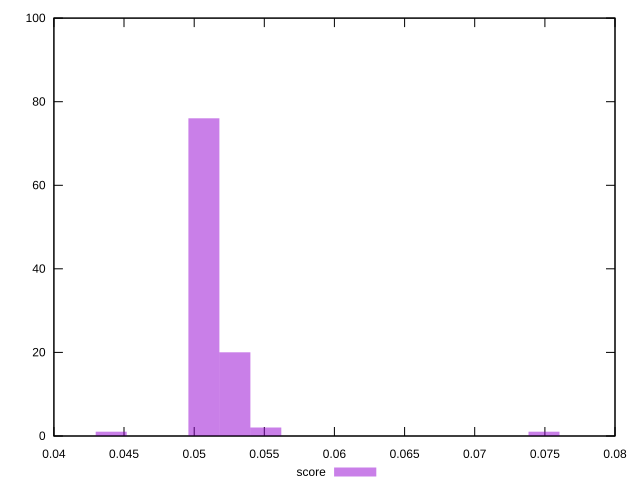

Here is the gnuplot script that generated this plot:
reset
set terminal svg size 640, 490
set output "reprap/unused-javascript/samples/pages+cached/score/histogram.svg"

$score <<EOF
0.07493691892304565 1
0.052896648651561635 20
0.04408054054296803 1
0.05069262162441324 76
0.055100675678710034 2
EOF

set key outside below
set boxwidth 0.0022040270271484015
set yrange [0:100]
set style fill transparent solid 0.5 noborder

plot \
  $score title "score" with boxes, \


reset
